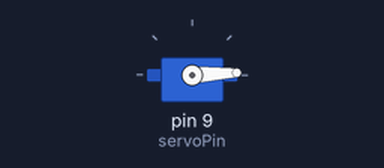
The sketch below on a simulated Arduino Uno, built with avr-gcc and run on an emulated ATmega328P. Parts: servo.

Above: at 0.05 s.
At 0.7 s:
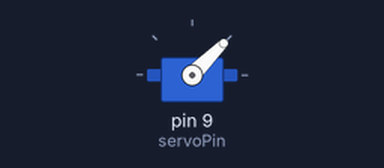
At 1.35 s:
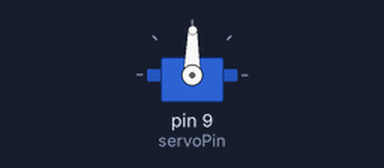
At 2.7 s:
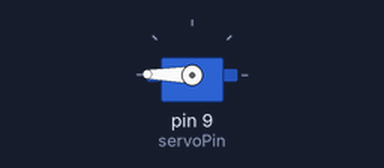
Timing chart, 0 to 6.3 s (numbered marks = the images above):
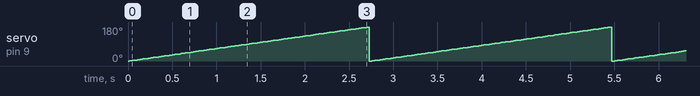

Measured:
- by itself, servo on pin 9 (servoPin): ramps from 0° to 180° and jumps back, once every 2.7 s

The sketch:

motor.ino
```cpp
#include<Servo.h>
 Servo myServo;


 const int servoPin=9;
 void setup()
 {
  myServo.attach(servoPin);

 }

void loop()
{

  for(int pos=0; pos<=180; pos+=1)
  {
  myServo.write(pos);
  delay(15);

  }

  for(int pos=0; pos>=0; pos-=1)
  {
  myServo.write(pos);
  delay(15);

}}
```
